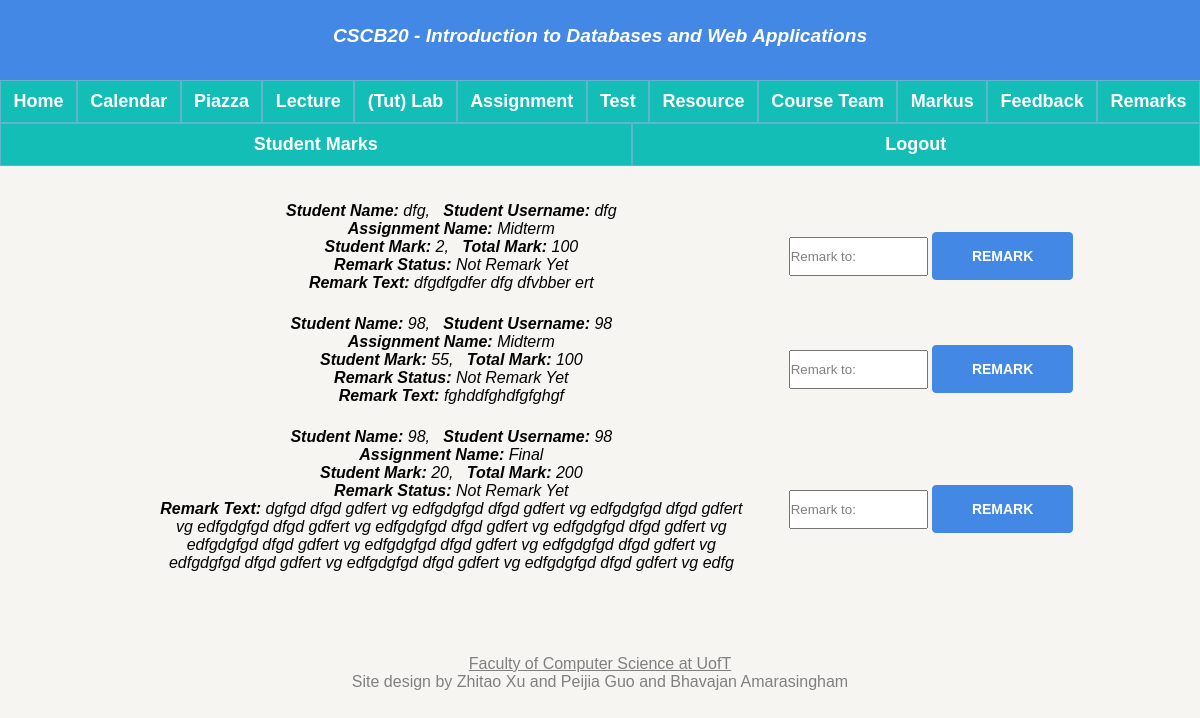
Page /teacherGrade (signed in) on the earlier database version.
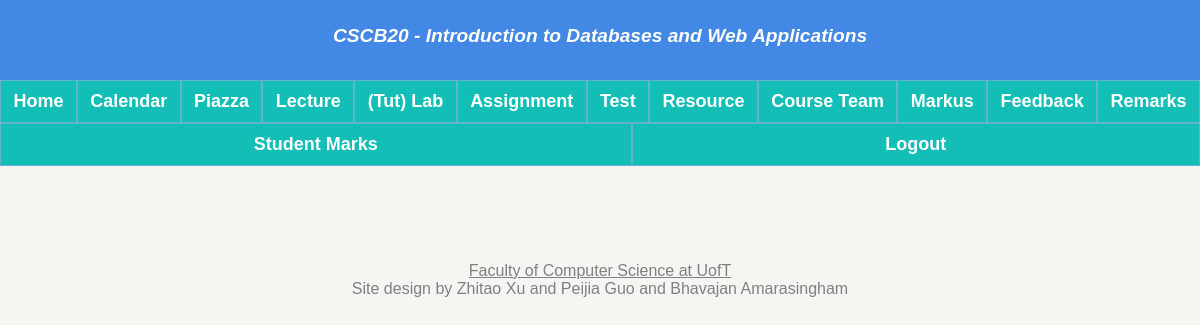
Same page on the later database version.
### app.py (models this page shows, shortened)
class Evaluation(db.Model):
    __tablename__ = 'Evaluation'
    eid = db.Column(db.Integer, primary_key = True)
    stuMark = db.Column(db.Integer)
    remarkText = db.Column(db.String(200))
    remark_signal = db.Column(db.Boolean)
    student_username = db.Column(db.String(20), db.ForeignKey('Person.username'), nullable = False)
    typeName = db.Column(db.String(20), db.ForeignKey('Assignment.assignment_name'), nullable = False)
    total_mark = db.Column(db.Integer, db.ForeignKey('Assignment.total_mark'), nullable = False)
    stuName = db.Column(db.String(20), db.ForeignKey('Person.name'), nullable = False)

### app.py (the view, shortened to what this page needs)
@app.route("/teacherGrade", methods = ['GET', 'POST'])
def teacherGrade():
    get_student_marks = query_all_student_marks()
    if request.method == 'GET':
        return render_template("teacherGrade.html", query_all_student_mark = get_student_marks)

### app.py (called while the page is built)
def query_all_student_marks():
    student_marks = db.session.query(Evaluation).filter(Evaluation.remark_signal == 0)
    return student_marks

### templates/teacherGrade.html (shortened to what this page needs)
{% extends "template.html" %}
{% block content %}
{% if not session.name %}
<p>Access Denied</p>
{% else %}
{% if session.type == 1 %}
<div class="grade">
  <ul>
    {% for Evaluations in query_all_student_mark %}
    <li class="container_li">
      <div class="li_flex">
        <strong>Student Name: </strong>{{ Evaluations.stuName }},
        &nbsp&nbsp<strong>Student Username: </strong>{{ Evaluations.student_username }}
        <br>
        <strong>Assignment Name: </strong>{{ Evaluations.typeName }}
        <br>
        <strong>Student Mark: </strong>{{ Evaluations.stuMark }},
        &nbsp&nbsp<strong>Total Mark: </strong>{{ Evaluations.total_mark }}
        <br>
        {% if Evaluations.remark_signal == 0 %}
        <strong>Remark Status: </strong>Not Remark Yet
        {% else %}
        <strong>Remark Status: </strong>Already Remarked
        {% endif %}
        <br><strong>Remark Text: </strong>{{ Evaluations.remarkText }}
        <br></br>
      </div>
      <form class="teacher_grade_css" action="/teacherGrade" method="post">
        <input class="grade_input" name="stuMark" placeholder="Remark to:"></input>
        <button type="Remark">Remark</button>
      </form>
      <br></br>
    </li>
    {% endfor %}
  </ul>
</div>
{% else %}
<p>Access Denied</p>
{% endif %}
{% endif %}
{% endblock %}

Differences in the rows shown:
removed Evaluation: stuName "dfg", student_username "dfg", typeName "Midterm", stuMark "2", total_mark "100", shows "Remark Status:", remark_signal "Not Remark Yet", remarkText "dfgdfgdfer dfg dfvbber ert"
removed Evaluation: stuName "98", student_username "98", typeName "Midterm", stuMark "55", total_mark "100", shows "Remark Status:", remark_signal "Not Remark Yet", remarkText "fghddfghdfgfghgf"
removed Evaluation: stuName "98", student_username "98", typeName "Final", stuMark "20", total_mark "200", shows "Remark Status:", remark_signal "Not Remark Yet", remarkText "dgfgd dfgd gdfert vg edfgdgfgd dfgd gdfert vg edfgdgfgd dfgd gdfert vg edfgdgfgd dfgd gdfert vg edfgdgfgd dfgd gdfert vg edfgdgfgd dfgd gdfert vg edfgdgfgd dfgd gdfert vg edfgdgfgd dfgd gdfert vg edfgdgfgd dfgd gdfert vg edfgdgfgd dfgd gdfert vg edfgdgfgd dfgd gdfert vg edfgdgfgd dfgd gdfert vg edfg"
